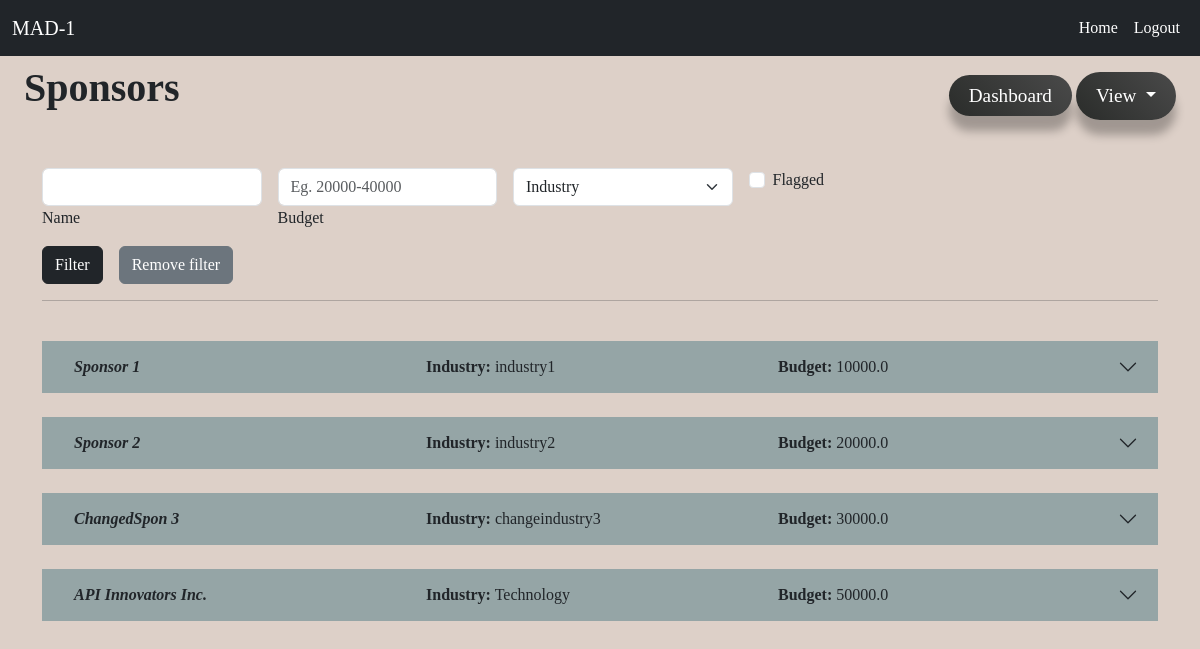
The app's page /admin/view_sponsors (signed in) with its own data.
### website/models.py (models this page shows)
class Sponsor(db.Model):
    __tablename__ = 'sponsor'
    id = db.Column(db.Integer, db.ForeignKey('user.id'), primary_key=True)
    name = db.Column(db.String(150), nullable=False)
    industry = db.Column(db.String(100), nullable=False)
    budget = db.Column(db.Float, nullable=False)
    total_spent = db.Column(db.Float, nullable=True)
    user = db.relationship('User', back_populates='sponsor')
    campaigns = db.relationship('Campaign', back_populates='sponsor')
    negotiations = db.relationship('Negotiation', back_populates='sponsor')

### website/views.py (the view, shortened to what this page needs)
@views.route('/admin/view_sponsors',methods=['GET','POST'])
@login_required
def view_sponsors():
    sponsors = Sponsor.query.all()
    return render_template('view_sponsors.html', user=current_user, sponsors = sponsors)

### website/__init__.py (called while the page is built)
def create_app():
    myapp = Flask(__name__)
    myapp.config['SECRET_KEY'] = 'mysecretkey'
    myapp.config['SQLALCHEMY_DATABASE_URI'] = 'sqlite:///database.sqlite3'
    db.init_app(myapp)
    api.init_app(myapp)
    from .auth import auth
    from .views import views
    myapp.register_blueprint(views,url_prefix = '/')
    myapp.register_blueprint(auth,url_prefix = '/auth')
    with myapp.app_context():
        db.create_all()
    login_manager = LoginManager()
    login_manager.login_view = 'views.home'
    login_manager.init_app(myapp)
    @login_manager.user_loader
    def load_user(user_id):
        return User.query.get(int(user_id))
    return myapp

### website/templates/view_sponsors.html (shortened to what this page needs)
{% extends 'base.html' %}
{% block content %}
<div class="container-fluid" >
    <div class="d-flex align-items-left align-items-md-center flex-column flex-md-row pt-2 pb-4">
        <div>
            <h1 class="fw-bold mb-3">Sponsors</h1>
        </div>
        <div class="ms-md-auto py-2 py-md-0">
            <a href="{{ url_for('views.admin_dashboard') }}" class="d-inline btn grey-btn">Dashboard</a>
            <div class="d-inline dropdown">
                <a class="dropdown-toggle btn grey-btn" href="#" role="button" data-bs-toggle="dropdown" aria-expanded="false">
                View
                </a>
            </div>
        </div>
    </div>
    <div class="container mt-3">
        <div class="row align-items-center">
            <div class="col-md-10">
                  <form class="row gx-3 gy-2"  action="{{ url_for('views.view_sponsors') }}" method="post">
                    <div class="col-sm-3">
                        <input type="text" name="name" class="form-control" id="name">
                        <label class="form-label" for="name">Name</label>
                    </div>
                    <div class="col-sm-3">
                        <input type="text" name="budget" class="form-control" id="budget" placeholder="Eg. 20000-40000">
                        <label class="form-label" for="budget">Budget</label>
                    </div>
                    <div class="col-sm-3">
                        <select class="form-select" id="specificSizeSelect" name="industry">
                            <option value="" disabled selected>Industry</option>
                        </select>
                    </div>
                    <div class="col-sm-3">
                        <div class="form-check">
                            <input class="form-check-input" type="checkbox" name="flagged" value="True" id="flexCheckChecked">
                            <label class="form-check-label" for="flexCheckChecked">
                                Flagged
                            </label>
                        </div>
                    </div>
                    <div class="col-auto">
                        <button type="submit" class="btn btn-dark">Filter</button>
                    </div>
                    <div class="col-auto">
                        <a href="{{ url_for('views.view_sponsors') }}"><button type="submit" class="btn btn-secondary">Remove filter</button></a>
                    </div>
                </form>
             </div>
        </div>
        <hr>
        <br>
        {% if sponsors %}
            {% for sponsor in sponsors %}
            <div class="accordion accordion-flush" id="admin-view">
                <div class="accordion-item">
                <h2 class="accordion-header" id="flush-headingOne">
                    <button class="accordion-button collapsed" type="button" data-bs-toggle="collapse" data-bs-target="#{{ sponsor.id }}" aria-expanded="false" aria-controls="flush-collapseOne" {% if sponsor.user.flagged=='True' %}id='flagged'{% endif %}>
                        <div class="container">
                            <div class="row">
                                <div class="col-4">
                                    <strong><em>{{ sponsor.name }}</em></strong>
                                </div>
                                <div class="col-4">
                                  <strong>Industry:</strong> {{ sponsor.industry }}
                                </div>
                                <div class="col-4">
                                  <strong>Budget:</strong> {{ sponsor.budget }}
                                </div>
                            </div>
                        </div>
                    </button>
                </h2>
                </div>
            </div>
            <br>
            {% endfor %}
        {% else %}
            <h4><em>No Sponsors</em></h4>
        {% endif %}
    </div>
</div>
{% endblock %}

### website/templates/base.html (shortened to what this page needs)
<!DOCTYPE html>
<html lang="en">
<head>
    <link href="https://cdn.jsdelivr.net/npm/bootstrap@5.3.3/dist/css/bootstrap.min.css" rel="stylesheet">
    <link rel="stylesheet" href="{{ url_for('static',filename = 'css/style.css') }}">
</head>
<body>
    <nav class="navbar navbar-expand-lg fixed-top navbar-dark bg-dark">
        <div class="container-fluid">
            <a class="navbar-brand" href="#">MAD-1</a>
            <div class="collapse navbar-collapse" id="navbarNavDropdown">
              <ul class="navbar-nav ms-auto">
                {% if not user.is_authenticated %}
                <li class="nav-item">
                  <a class="nav-link active" aria-current="page" href="/auth/login">Login</a>
                </li>
                <li class="nav-item dropdown">
                    <a class="nav-link dropdown-toggle" href="#" role="button" data-bs-toggle="dropdown" aria-expanded="false">
                      Signup
                    </a>
                    <ul class="dropdown-menu">
                        <li><a class="dropdown-item" href="/auth/signup_sponsor">Sponsor</a></li>
                        <li><a class="dropdown-item" href="/auth/signup_influencer">Influencer</a></li>
                    </ul>
                </li>
                {% else %}
                <li class="nav-item">
                  <a class="nav-link active" aria-current="page" href="/">Home</a>
                </li>
                <li class="nav-item">
                  <a class="nav-link active" aria-current="page" href="/auth/logout">Logout</a>
                </li>
                {% endif %}
              </ul>
            </div>
          </div>
    </nav>
    <div class="container-fluid  mb-5">
        {% block content %}{% endblock %}
    </div>
</html>

### website/static/css/style.css (style rules this page uses)
body { margin: 0; padding-top: 56px; font-family: 'Times New Roman', serif; background-color: rgb(221, 208, 200); }
a { color: rgb(92 94 96); text-decoration-line: none; }
.grey-btn { background: linear-gradient(45deg, #2a2c2a, #4a4a4a); border: none; color: white; box-shadow: 0 15px 10px rgba(0, 0, 0, 0.273); border-radius: 30px; padding: 10px 20px; font-size: 1.2em; transition: transform 0.2s, box-shadow 0.2s }
.form-control { height: max-content; }

### records on screen
Sponsor: name "Sponsor 1", industry "industry1", budget "10000.0"
Sponsor: name "Sponsor 2", industry "industry2", budget "20000.0"
Sponsor: name "ChangedSpon 3", industry "changeindustry3", budget "30000.0"
Sponsor: name "API Innovators Inc.", industry "Technology", budget "50000.0"
